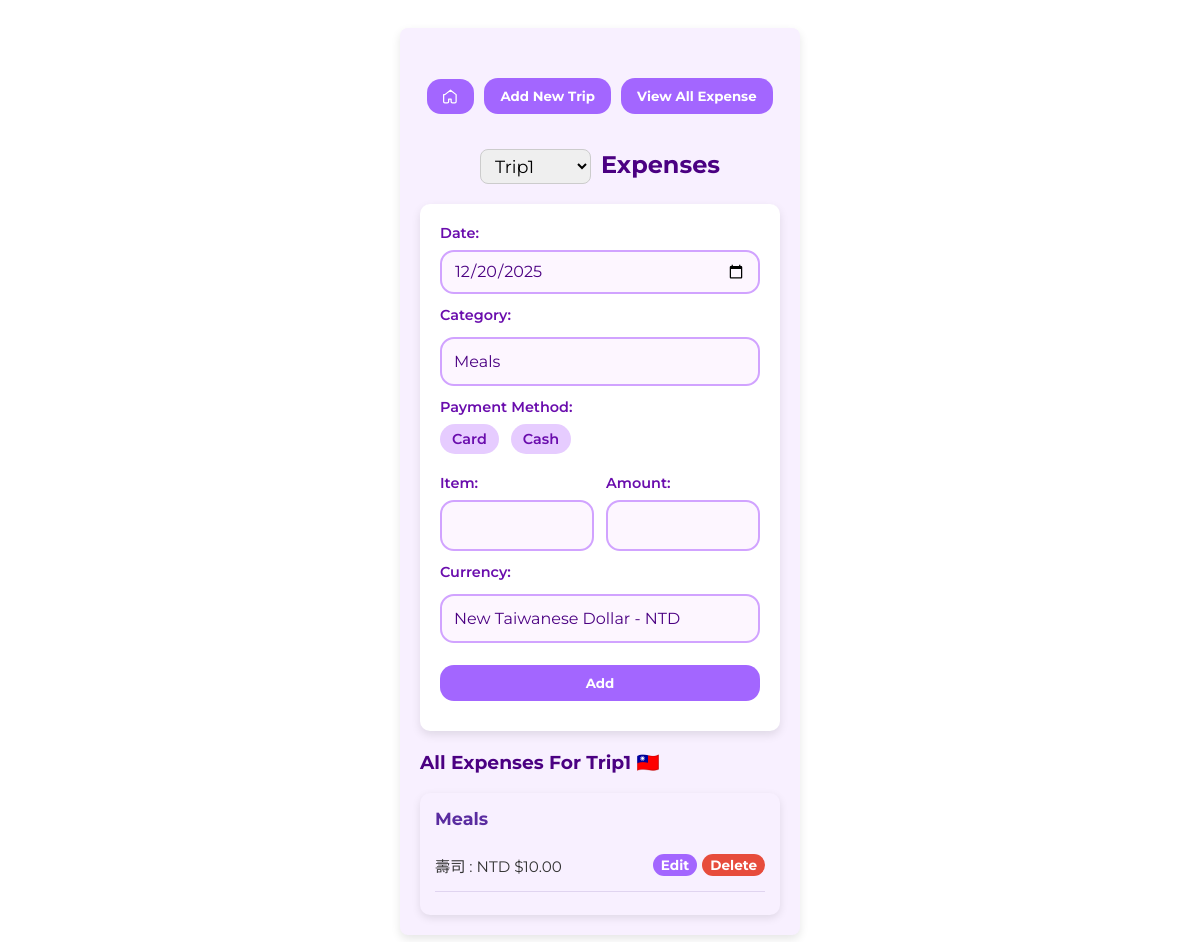
Screenshot of /newExpense?trip_id=1 with the database file from the repository.
### tables this page shows
CREATE TABLE trips (
                id INTEGER PRIMARY KEY,
                trip_name TEXT UNIQUE,
                start_date TEXT,
                end_date TEXT,
                
                country_id INTEGER,
                FOREIGN KEY(country_id) REFERENCES countries(id)
            );

CREATE TABLE paymentMethods (
                id INTEGER PRIMARY KEY,
                method_name TEXT UNIQUE
            );

CREATE TABLE expenses (
                     id INTEGER PRIMARY KEY, 
                     purchase_date TEXT,
                     item TEXT, 
                     amount REAL,
                     
                     currency_id INTEGER,
                     method_id INTEGER, 
                     category_id INTEGER,
                     trip_id INTEGER,
                  
                     FOREIGN KEY(currency_id) REFERENCES currencies(id),
                     FOREIGN KEY(method_id) REFERENCES paymentMethods(id),
                     FOREIGN KEY(category_id) REFERENCES categories(id),
                     FOREIGN KEY(trip_id) REFERENCES trips(id)
                    );

CREATE TABLE categories (
                id INTEGER PRIMARY KEY,
                cat_name TEXT UNIQUE,
                order_index INTEGER
            );

CREATE TABLE currencies (
                     id INTEGER PRIMARY KEY, 
                     code TEXT UNIQUE, 
                     currency_name TEXT,
                     symbol TEXT,
                     is_base INTEGER DEFAULT 0
                    );

### app.py (the view, shortened to what this page needs)
@app.route('/newExpense', methods=['GET', 'POST'])
def newExpense():
    with sqlite3.connect(DB_FILE) as conn:
        c = conn.cursor()
        errors = False
        trips = []
        row = []
        categories_list = []
        paymentMethods_list = []
        currencies_list = []
        all_expenses = []
        category = ''
        payment_method = ''
        item = ''
        amount_str = ''
        currency = ''
        c.execute('SELECT id, trip_name FROM trips ORDER BY start_date')
        trips = [{'id': r[0], 'trip_name': r[1]} for r in c.fetchall()]
        trip_id = request.args.get('trip_id', type=int)
        if request.method == 'POST':
            flash("Please select a trip before add a new expense!", "error")
        if trip_id:
            c.execute('''
                    SELECT t.trip_name, t.start_date, c.country_code
                    FROM trips t
                    JOIN countries c ON t.country_id = c.id
                    WHERE t.id=?
            ''', (trip_id,))
            row = c.fetchone()
            if row:
                row = {
                    'trip_name': row[0],
                    'start_date': row[1],
                    'country_code': row[2],
                    'flag': country_flag(row[2])
                }
            else:
                trip_name = start_date = trip_flag = None
            c.execute('SELECT * FROM categories')
            categories_list = c.fetchall()
            c.execute('SELECT * FROM paymentMethods')
            paymentMethods_list = c.fetchall()
            c.execute('SELECT * FROM currencies')
            currencies_list = c.fetchall()
        if trip_id:
            c.execute('''
                SELECT e.id, e.purchase_date, c.cat_name, e.item, e.amount, cu.code, cu.symbol
                FROM expenses e
                JOIN categories c ON e.category_id = c.id
                JOIN currencies cu ON e.currency_id = cu.id
                WHERE trip_id = ?
                ORDER BY c.order_index
            ''', (trip_id,))
            rows = c.fetchall()
            for e in rows:
                all_expenses.append({
                'id': e[0],
                'purchase_date': e[1],
                'category': e[2],
                'item': e[3],
                'amount': e[4],
                'code': e[5],
                'symbol': e[6]
                })
        grouped_expenses = {}
        for e in all_expenses:
            cat = e['category']
            grouped_expenses.setdefault(cat, []).append(e)
    return render_template(
        'newExpense.html',
        errors=errors,
        selected_trip=trip_id,
        row=row,
        trips=trips,
        grouped_expenses=grouped_expenses,
        categories_list=categories_list,
        paymentMethods_list=paymentMethods_list,
        currencies_list=currencies_list,
        entered_category=category,
        entered_paymentMethod=payment_method,
        entered_item=item,
        entered_amount_str=amount_str,
        entered_currency=currency
    )

### app.py (called while the page is built)
def country_flag(code):
    if not code or len(code) != 2:
        return ''
    return chr(0x1F1E6 + ord(code[0].upper()) - 65) + \
           chr(0x1F1E6 + ord(code[1].upper()) - 65)

### templates/newExpense.html (shortened to what this page needs)
<!DOCTYPE html>
<html lang="en">
<head>
    <link rel="stylesheet" href="{{ url_for('static', filename='style.css') }}">
</head>
<body>
    <div class="container">
        <div class="button-row">
            <a href="{{ url_for('index') }}">
                <button class="btn btn-home">
                    <svg xmlns="http://www.w3.org/2000/svg" class="icon" fill="none" viewBox="0 0 24 24" stroke="currentColor">
                        <path stroke-linecap="round" stroke-linejoin="round" stroke-width="2"
                            d="M3 9l9-7 9 7v11a2 2 0 0 1-2 2h-4a2 2 0 0 1-2-2v-4H9v4a2 2 0 0 1-2 2H3a2 2 0 0 1-2-2V9z"/>
                    </svg>
                </button>
            </a>
            <a href="{{ url_for('tripSelection') }}">
                <button type="button" class="btn btn-equal">Add New Trip</button>
            </a>
            <a href="{{ url_for('viewExpense') }}">
                <button type="button" class="btn btn-equal">View All Expense</button>
            </a>
        </div>
        <form method="GET" id="trip-dropdown" class="trip-header">
            <select name="trip_id" onchange="this.form.submit()">
                {% for trip in trips %}
                    <option value="{{ trip.id }}" {% if selected_trip == trip.id %}selected{% endif %}>
                    {{ trip.trip_name|title }}
                    </option>
                {% endfor %}
            </select>
            <span class="trip-label">Expenses</span>
        </form>
        <form method="POST" class="form-box">
            <label>Date:</label>
            <input type="date" name="purchase_date" class="input-field"
                    value="{{ row.start_date or '' }}">
            <label>Category:</label>
            <select name="category" class="input-field">
                {% for category in categories_list %}
                <option value="{{ category[1] }}"
                    {% if category[1] == entered_category|default('') %} selected {% endif %}>
                    {{ category[1]|title }}
                </option>
                {% endfor %}
            </select>
            <label>Payment Method:</label>
            <div class="payment-methods">
                {% for paymentMethod in paymentMethods_list %}
                <label class="payment-option">
                    <span>{{ paymentMethod[1]|title }}</span>
                </label>
                {% endfor %}
            </div>
            <div class="item-amount-group">
                <div class="field">
                    <label>Item:</label>
                    <input type="text" name="item" class="input-field"
                        value="{{ entered_item|default('') }}">
                </div>
                <div class="field">
                    <label>Amount:</label>
                    <input type="number" step="0.01" name="amount" class="input-field"
                        value="{{ entered_amount_str|default('') }}">
                </div>
            </div>
            <label>Currency:</label>
            <select name="currency" class="input-field">
                {% for currency in currencies_list %}
                <option name="currency" value="{{ currency[1] }}"
                    {% if currency[1] == entered_currency|default('') %} selected {% endif %}>
                    {{ currency[2] }} - {{ currency[1] }}
                </option>
                {% endfor %}
            </select>
            <button type="submit" class="btn btn-submit">Add</button>
        </form>
        {% if grouped_expenses %}
        <h3>All Expenses For {{ row.trip_name|title }} {{ row.flag }}</h3>
            <div class="categories-container">
                {% for cat, expenses in grouped_expenses.items() %}
                    <div class="category-card">
                        <h3 class="category-title">{{ cat|capitalize }}</h3>
                        <ul class="expense-list">
                            {% for e in expenses %}
                                <li class="expense-row">
                                    <span class="expense-text">
                                        {{ e.item|capitalize }} : {{ e.code }} {{ e.symbol }}{{ "%.2f"|format(e.amount) }}
                                    </span>
                                    <div class="expense-buttons">
                                        <a href="{{ url_for('editExpense', trip_id=selected_trip, expense_id=e.id, next=request.path) }}" class="btn btn-submit btn-small">
                                            Edit
                                        </a>
                                        <button type="button"
                                                class="btn btn-delete-expense btn-small"
                                                data-id="{{ e.id }}"
                                                data-item="{{ e.item }}">
                                            Delete
                                        </button>
                                    </div>
                                </li>
                            {% endfor %}
                        </ul>
                    </div>
                {% endfor %}
            </div>
        {% else %}
            <p>No Expense for this trip.</p>
        {% endif %}
    </div>
</body>
</html>

### static/style.css (style rules this page uses)
* { box-sizing: border-box; }
body { background-color: #fff; font-family: 'Montserrat', sans-serif; color: #4B0082; display: flex; justify-content: center; padding: 20px; }
button, input, select, textarea { font-family: inherit; }
.container { width: 100%; max-width: 400px; background-color: #f8f0ff; padding: 20px; border-radius: 8px; box-shadow: 0 4px 10px rgba(0, 0, 0, 0.1); box-sizing: border-box; }
.form-box { display: flex; flex-direction: column; margin-bottom: 20px; }
label { margin-bottom: 10px; display: block; width: 100%; }
input, select { border-radius: 8px; border: 1px solid #ccc; }
select { padding: 8px; margin-top: 5px; }
.input-field, select.input-field { width: 100%; padding: 14px 12px; font-size: 1em; border-radius: 14px; border: 2px solid #d1a3ff; background-color: #fdf6ff; color: #4B0082; box-sizing: border-box; }
select.input-field { appearance: none; -webkit-appearance: none; -moz-appearance: none; }
.input-field::placeholder { color: #b28cff; }
.form-box label { font-size: 0.9em; font-weight: 600; color: #6a0dad; margin-bottom: 8px; }
.form-box label + select, .form-box label + input { margin-bottom: 12px; }
.form-box { background-color: #fff; padding: 20px; border-radius: 10px; box-shadow: 0 4px 10px rgba(0,0,0,0.1); max-width: 500px; margin: 20px auto; }
input[type="date"] { width: 100%; max-width: 100%; min-width: 0; box-sizing: border-box; appearance: none; -webkit-appearance: none; -moz-appearance: none; display: block; }
input[type="date"].input-field { height: 44px; line-height: 1.2; }
.trip-header { display: flex; justify-content: center; align-items: center; font-size: 1.5rem; font-weight: bold; gap: 10px; margin: 20px 0; }
.trip-header select { font-size: 1.1rem; padding: 5px 10px; }
.trip-label { font-size: 1.5rem; }
.payment-methods { display: flex; gap: 12px; flex-wrap: wrap; margin-bottom: 12px; }
.payment-option { width: auto; display: block; align-items: center; cursor: pointer; background-color: #e6ccff; padding: 6px 12px; border-radius: 20px; transition: background-color 0.2s; }
.payment-option span { pointer-events: none; }
.item-amount-group { display: flex; gap: 12px; flex-wrap: wrap; }
.item-amount-group .field { flex: 1; }
.btn { background-color: #a366ff; color: white; border: none; padding: 10px 18px; margin: 10px 0; border-radius: 14px; cursor: pointer; font-weight: bold; text-decoration: none; white-space: nowrap; text-align: center; display: inline-block; }
.btn-delete-expense { background-color: #e74c3c; }
.btn-submit { width: 100%; }
.btn-small { font-size: 0.85rem; padding: 3px 8px; border-radius: 14px; }
.button-row { display: flex; gap: 10px; justify-content: center; align-items: center; margin-top: 20px; }
.btn-home { padding: 10px 16px; display: flex; align-items: center; justify-content: center; }
.btn-home .icon { width: 15px; height: 15px; }
.btn-equal { flex: 1; padding: 10px 16px; }
.expense-buttons { display: flex; gap: 5px; }
.categories-container { display: flex; flex-wrap: wrap; gap: 20px; }
.category-card { width: 100%; background-color: #f8f0ff; padding: 15px; border-radius: 10px; box-shadow: 0 3px 8px rgba(0,0,0,0.1); }
.category-title { margin-top: 0; margin-bottom: 10px; font-size: 1.1rem; color: #5a2ca0; }
.expense-list { list-style: none; padding: 0; margin: 0; }
.expense-row { display: flex; justify-content: space-between; align-items: center; margin-bottom: 8px; padding: 5px 0; border-bottom: 1px solid #e0d4f0; }
.expense-text { font-size: 0.95rem; color: #333; }

### rows the page displays
trips: purchase_date "12/20/2025", trip_name "Trip1"
paymentMethods: method_name "Card"
paymentMethods: method_name "Cash"
expenses: cat_name "Meals", item "壽司", code "NTD", symbol "$", amount "10.00"

### other values shown
{{ row.flag }} "🇹🇼"
form field trip_id "Trip1"
form field category "Meals"
form field currency "New Taiwanese Dollar - NTD"
